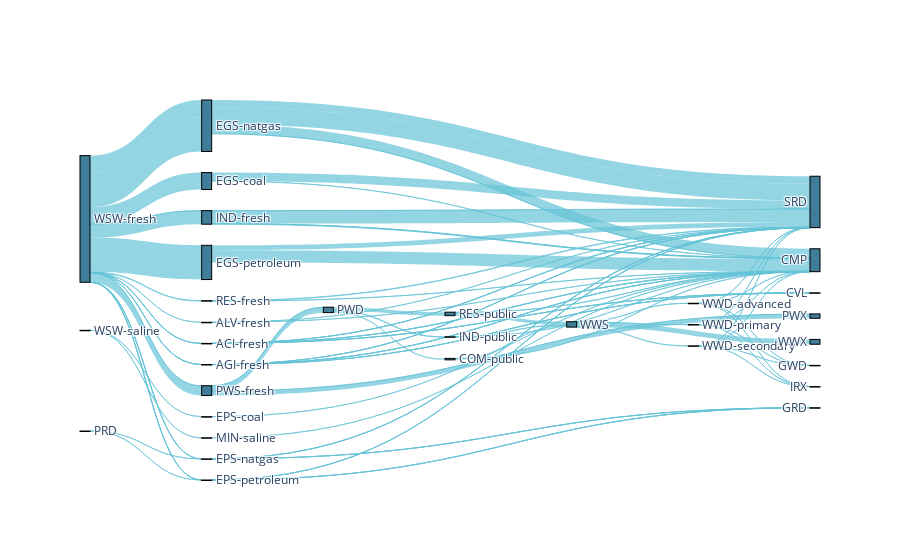
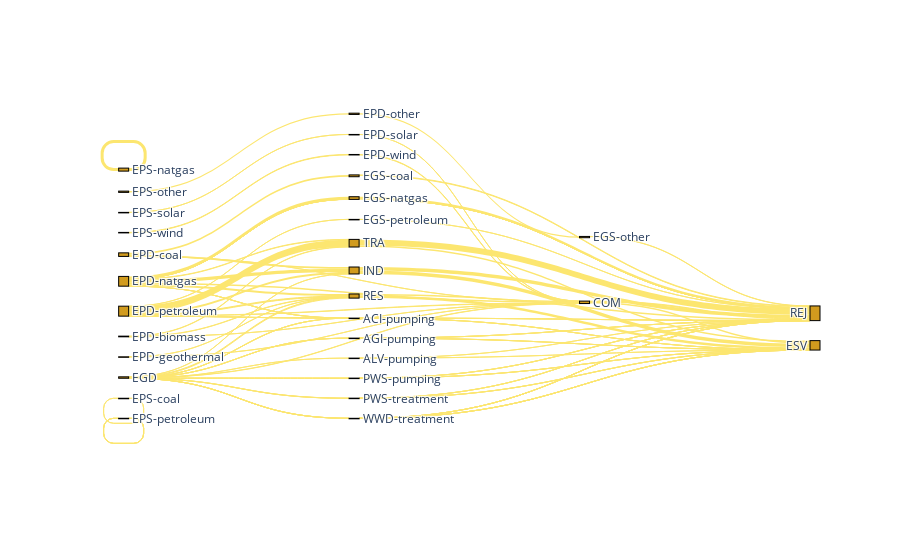

Notebook cell for these charts, in order:
### Code cell
viz = flow.plot_sankey(data=df, region_name=region, 
                       unit_type1 = 'mgd', unit_type2='bbtu', output_level=2, strip='total')

### Figure 1 — Plotly figure (JSON) as saved in the notebook; plotly's stock layout.template omitted (floating-point values rounded to 4 significant figures)
{"data": [{"link": {"color": "rgba(102, 195, 216, 0.7)", "source": [0, 1, 0, 0, 0, 0, 2, 0, 0, 2, 3, 4, 4, 0, 1, 0, 4, 4, 0, 2, 0, 0, 0, 0, 3, 5, 0, 0, 0, 0, 5, 6, 6, 6, 6, 6, 6, 7, 7, 7, 7, 7, 7, 8, 8, 9, 9, 10, 10, 11, 11, 11, 11, 12, 12, 13, 14, 14, 14, 14, 15, 15, 15, 15, 16, 16, 16, 16, 17, 17, 18, 19, 19, 20, 20, 21, 21, 21, 21, 22, 22, 22, 22, 23, 23, 23, 23, 24, 24, 24, 25, 25, 25, 24], "target": [6, 6, 6, 7, 7, 8, 9, 16, 16, 17, 18, 2, 2, 4, 4, 4, 26, 26, 19, 20, 10, 11, 11, 12, 13, 14, 14, 14, 15, 15, 15, 27, 28, 29, 27, 28, 29, 27, 28, 29, 27, 28, 29, 27, 29, 27, 24, 27, 29, 27, 29, 27, 29, 27, 29, 27, 30, 29, 30, 29, 30, 29, 30, 29, 27, 29, 27, 29, 27, 24, 27, 27, 29, 27, 24, 27, 31, 32, 29, 27, 31, 32, 29, 27, 31, 32, 29, 21, 22, 23, 21, 22, 23, 33], "value": [0.04, null, 0.03, 0.74, 0.92, 0.04, 26.5, 2.67, 244.3, 8.787, 0.1399, 4.898, 94.04, 8.82, null, 169.3, 3.922, 75.31, 9.51, 63.65, 307.7, 313.1, 621.1, 621.3, 0.0001018, 0.04462, 0.008972, 0.03589, 0.009039, 0.03615, 0.057, 0.03033, 0.006362, 0.003305, 0.02275, 0.004772, 0.002479, 0.5611, 0.1177, 0.06115, 0.6991, 0.1463, 0.07457, 0.03, 0.01, 0.5717, 25.93, 1.563, 152.3, 167.5, 134.6, 3.155, 307.4, 221.9, 88.76, 0.0001018, 0.0439, 0.0007139, 0.04414, 0.0007178, 0.04447, 0.0007231, 0.05609, 0.000912, 0.1267, 2.543, 11.6, 232.7, 0.417, 8.37, 0.1399, 0.9513, 8.559, 6.367, 57.28, 0.1494, 0.5678, 0.2391, 2.126, 0.1588, 0.6033, 0.254, 2.258, 0.1588, 0.6033, 0.254, 2.258, 3.082, 3.274, 3.274, 0, 0, 0, 88.31]}, "node": {"color": "rgba(63, 125, 152, 1)", "label": ["WSW-fresh", "WSI-ibt", "PWD", "WSW-saline", "PWS-fresh", "PRD", "ACI-fresh", "AGI-fresh", "ALV-fresh", "COM-public", "EGS-coal", "EGS-natgas", "EGS-petroleum", "EPS-coal", "EPS-natgas", "EPS-petroleum", "IND-fresh", "IND-public", "MIN-saline", "RES-fresh", "RES-public", "WWD-advanced", "WWD-primary", "WWD-secondary", "WWS", "WWI", "PWX", "CMP", "CVL", "SRD", "GRD", "GWD", "IRX", "WWX"], "line": {"color": "black", "width": 1}, "pad": 40, "thickness": 10}, "type": "sankey", "valuesuffix": "mgd"}], "layout": {}}

### Figure 2 — Plotly figure (JSON) as saved in the notebook; plotly's stock layout.template omitted (floating-point values rounded to 4 significant figures)
{"data": [{"link": {"color": "rgba(252, 230, 112, 1)", "source": [0, 1, 2, 3, 4, 5, 6, 7, 2, 4, 4, 4, 4, 8, 5, 9, 10, 11, 12, 13, 14, 14, 0, 2, 4, 5, 0, 1, 3, 4, 5, 1, 4, 5, 0, 4, 5, 0, 4, 5, 0, 0, 0, 0, 0, 0, 0, 0, 0, 0, 15, 15, 15, 15, 16, 16, 16, 16, 17, 17, 18, 18, 19, 20, 20, 20, 20, 21, 22, 23, 23, 24, 24, 24, 24, 25, 25, 25, 25, 26, 26, 27, 27, 28, 28, 28, 28, 28, 28], "target": [18, 18, 18, 18, 18, 18, 18, 18, 19, 20, 20, 20, 20, 21, 22, 8, 6, 7, 12, 13, 14, 14, 23, 23, 23, 23, 26, 26, 26, 26, 26, 27, 27, 27, 15, 15, 15, 15, 15, 15, 16, 16, 17, 24, 24, 25, 25, 28, 28, 28, 29, 30, 29, 30, 29, 30, 29, 30, 29, 30, 29, 30, 30, 30, 30, 30, 30, 30, 30, 29, 30, 29, 30, 29, 30, 29, 30, 29, 30, 29, 30, 29, 30, 29, 30, 29, 30, 29, 30], "value": [8.36, 1.985, 0.5169, 0.2149, 41.98, 10.74, 0.2762, 13.99, 57.89, 78.26, 1.604, 1.17, 3.36, 40.14, 0.004142, 40.14, 0.6957, 13.99, 0.2994, 95.49, 0.4475, 0.762, 1.798, 54.67, 106.6, 57.61, 29.21, 9.208, 0.3547, 65.05, 28.01, 9.9, 12.03, 220.0, 0.0001035, 2.428e-05, 8.336e-05, 0.0001231, 2.887e-05, 9.911e-05, 0.003907, 0.005131, 0.0002112, 0.6788, 0.9041, 2.03, 2.264, 0.02829, 0.05153, 0.05991, 0.0001373, 7.392e-05, 0.0001632, 8.788e-05, 0.00254, 0.001367, 0.003335, 0.001796, 0.0001373, 7.392e-05, 50.74, 27.32, 17.78, 60.98, 0.5244, 0.3588, 0.561, 6.41, 0.001421, 108.1, 112.6, 0.4412, 0.2376, 0.5877, 0.3164, 1.319, 0.7104, 1.471, 0.7923, 85.69, 46.14, 50.81, 191.1, 0.01839, 0.0099, 0.03349, 0.01803, 0.03894, 0.02097]}, "node": {"color": "rgba(209, 155, 30, 1)", "label": ["EGD", "EPD-biomass", "EPD-coal", "EPD-geothermal", "EPD-natgas", "EPD-petroleum", "EPD-solar", "EPD-wind", "EPD-other", "EPS-other", "EPS-solar", "EPS-wind", "EPS-coal", "EPS-natgas", "EPS-petroleum", "ACI-pumping", "AGI-pumping", "ALV-pumping", "COM", "EGS-coal", "EGS-natgas", "EGS-other", "EGS-petroleum", "IND", "PWS-pumping", "PWS-treatment", "RES", "TRA", "WWD-treatment", "ESV", "REJ"], "line": {"color": "black", "width": 1}, "pad": 20, "thickness": 10}, "type": "sankey", "valuesuffix": "bbtu"}], "layout": {}}
